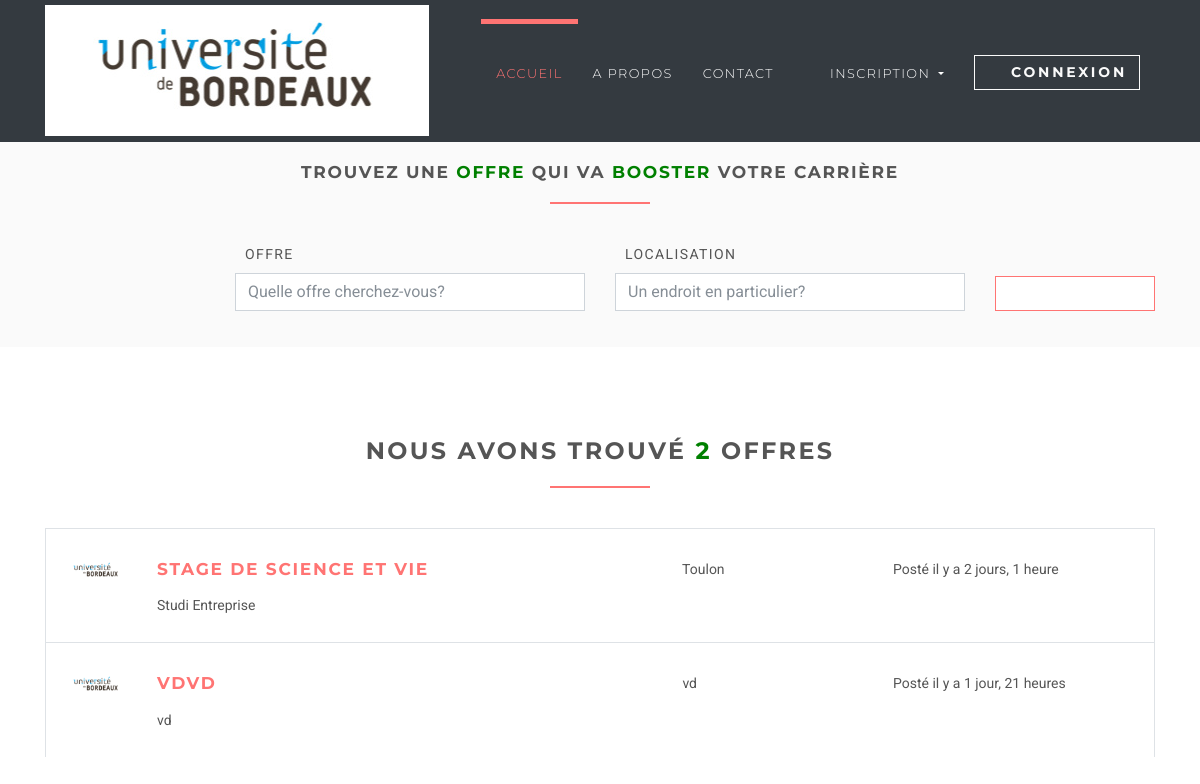
The app's page /search?position=&location= with its own data.
### jobsapp/models.py (models this page shows, shortened)
class Job(models.Model):
    user = models.ForeignKey(User, on_delete=models.CASCADE)
    title = models.CharField(max_length=300)
    description = models.TextField()
    location = models.CharField(max_length=150)
    type = models.CharField(choices=JOB_TYPE, max_length=10)
    category = models.CharField(max_length=100)
    last_date = models.DateTimeField()
    company_name = models.CharField(max_length=100)
    company_description = models.CharField(max_length=300)
    website = models.CharField(max_length=100, default="")
    created_at = models.DateTimeField(default=timezone.now)
    filled = models.BooleanField(default=False)

### jobsapp/views/home.py (the view)
# urls.py: path('search', SearchView.as_view(), name='searh'),
class SearchView(ListView):
    model = Job
    template_name = 'jobs/search.html'
    context_object_name = 'jobs'
    def get_queryset(self):
        return self.model.objects.filter(location__contains=self.request.GET['location'],
                                         title__contains=self.request.GET['position'])

### templates/jobs/search.html (shortened to what this page needs)
{% extends 'base.html' %}
{% load static %}
{% block content %}
    <section class="job-form-section job-form-section--compressed">
        <div class="container">
            <h4 class="heading">Trouvez une <span class="accent">offre </span>qui va <span class="accent">booster </span>votre carrière <span class="accent"></h4>
            <form id="job-main-form" method="get" action="{% url 'jobs:searh' %}" class="job-main-form">
                <div class="controls">
                    <div class="row align-items-end">
                        <div class="col-sm-1 col-lg-2"></div>
                        <div class="col-sm-5 col-lg-4 form-group">
                            <label for="profession">Offre</label>
                            <input type="text" id="position" name="position"
                                   placeholder="Quelle offre cherchez-vous?" class="form-control">
                        </div>
                        <div class="col-sm-5 col-lg-4 form-group">
                            <label for="location">Localisation</label>
                            <input type="text" id="location" name="location" placeholder="Un endroit en particulier?"
                                   value="" class="form-control">
                        </div>
                        <div class="col-sm-1 col-lg-2 form-group">
                            <button type="submit" name="name"
                                    class="btn btn-outline-white-primary job-main-form__button">
                                <i class="fa fa-search"></i>
                            </button>
                        </div>
                    </div>
                </div>
            </form>
        </div>
    </section>
    <section>
        <div class="container">
            <h3 class="heading">Nous avons trouvé <span class="accent">{{ jobs.count }}</span> offres</h3>
            {% for job in jobs %}
                <div class="job-listing  ">
                    <div class="row">
                        <div class="col-md-12 col-lg-6">
                            <div class="row">
                                <div class="col-2">
                                    <img src="{% static 'img/ubo-logo.jpg' %}"
                                         alt="Ipsioou " class="img-fluid">
                                </div>
                                <div class="col-10">
                                    <h4 class="job__title"><a
                                            href="{% url 'jobs:jobs-detail' job.id %}">{{ job.title }}</a></h4>
                                    <p class="job__company">
                                        {{ job.company_name }}
                                    </p>
                                </div>
                            </div>
                        </div>
                        <div class="col-10 col-md-3 col-lg-2 ml-auto"><i class="fa fa-map-marker job__location"></i>
                            {{ job.location }}
                        </div>
                        <div class="col-10 col-md-3 col-lg-3 ml-auto">
                            <p>Posté il y a {{ job.created_at|timesince }}</p>
                        </div>
                    </div>
                </div>
            {% endfor %}
        </div>
    </section>
{% endblock %}

### static/css/style.default.css (style rules this page uses)
html { height:100% }
body { height:100% }
section { position:relative;padding-top:90px;padding-bottom:90px }
button { cursor:pointer }
.heading { text-align:center;margin-bottom:40px }
.heading:after { content:" ";display:block;width:100px;height:2px;margin:20px auto 20px;background:#ff7473 }
a,button { -webkit-transition:all .2s ease-out;transition:all .2s ease-out }
a i.fa,button i.fa { margin:0 5px }
.accent { color:green }
.job-form-section { padding:80px 0;background:#fafafa }
.job-form-section .job-main-form { margin-bottom:40px }
.job-form-section .job-main-form label { text-transform:uppercase;letter-spacing:0.1em;margin-left:10px }
.job-form-section.job-form-section--compressed { padding:20px }
.job-form-section.job-form-section--compressed .job-main-form { margin-bottom:0 }
.job-main-form__button { margin-top:15px;display:block;width:100% }
.job-listing { border:solid 1px #dee2e6;border-bottom:none;padding-top:30px;padding-bottom:10px;padding-left:19px;padding-right:15px;clear:both;-webkit-transition:all .2s ease-out;transition:all .2s ease-out }
.job__title { margin-top:0 }
.job__location { margin-right:5px;color:#868e96 }
.btn { font-weight:700;font-family:"Montserrat",Helvetica,Arial,sans-serif;border:1px solid transparent;text-transform:uppercase;letter-spacing:0.2em;padding:.375rem .75rem;font-size:.875rem;line-height:1.5;border-radius:0;-webkit-transition:background-color 0.15s ease-in-out,border-color 0.15s ease-in-out,-webkit-box-shadow 0.15s ease-in-out;transition:background-color 0.15s ease-in-out,border-color 0.15s ease-in-out,-webkit-box-shadow 0.15s ease-in-out;transition:background-color 0.15s ease-in-out,border-color 0.15s ease-in-out,box-shadow 0.15s ease-in-out;transition:background-color 0.15s ease-in-out,border-color 0.15s ease-in-out,box-shadow 0.15s ease-in-out,-webkit-box-shadow 0.15s ease-in-out }
.btn-outline-white-primary { color:#ff7473;background-color:#fff;background-image:none;border-color:#ff7473 }
body { font-family:"Roboto",Helvetica,Arial,sans-serif;font-size:.875rem;font-weight:400;line-height:1.5;color:#555;background-color:#fff }
a { color:#ff7473;text-decoration:none }
h1,h2,h3,h4,h5,h6,.h1,.h2,.h3,.h4,.box-simple h3,.box-image .name h3,.box-image-text .top .name h3,.box-image-text .top .name h4,.h5,.h6 { margin-bottom:1rem;font-family:"Montserrat",Helvetica,Arial,sans-serif;font-weight:700;line-height:1.2;color:#555;text-transform:uppercase;letter-spacing:0.1em }
h3,.h3 { font-size:1.4875rem }
h4,.h4,.box-simple h3,.box-image .name h3,.box-image-text .top .name h3,.box-image-text .top .name h4 { font-size:1.0675rem }
.form-control { padding:.375rem .75rem;font-size:1rem;line-height:1.5;color:#868e96;background-color:#fff;border:1px solid #ced4da;border-radius:0;-webkit-transition:border-color ease-in-out 0.15s,-webkit-box-shadow ease-in-out 0.15s;transition:border-color ease-in-out 0.15s,-webkit-box-shadow ease-in-out 0.15s;transition:border-color ease-in-out 0.15s,box-shadow ease-in-out 0.15s;transition:border-color ease-in-out 0.15s,box-shadow ease-in-out 0.15s,-webkit-box-shadow ease-in-out 0.15s }
.form-control::placeholder { color:#868e96 }

### records on screen
Job: title "STAGE DE SCIENCE ET VIE", company_name "Studi Entreprise", location "Toulon", created_at "2 jours, 1 heure"
Job: title "VDVD", company_name "vd", location "vd", created_at "1 jour, 21 heures"

### other values on screen
{{ jobs.count }} "2"
